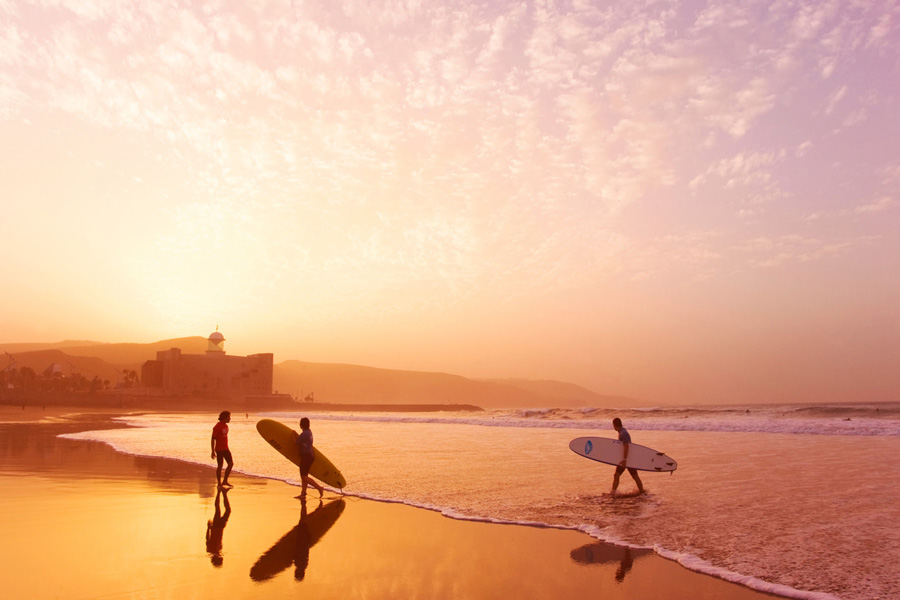
#> input picture AulaIA_imagenes/Cicer2.jpg, 900 x 600 px
$ python test-pixels-aleatorio.py
#> lines starting #> are read from the running program, lines starting #| are printed output that depends on the picture; after the words box and inside, x2 and y2 are one past the last pixel; in counts of white or black regions, pixels touching at a corner belong together
import cv2
import numpy as np

# nombre de la imagen a mostrar
nombre_imagen = '../AulaIA_imagenes/Cicer2.jpg'

# lectura de la imagen desde disco
imagen = cv2.imread(nombre_imagen)
#> imagen is the input picture: shape (600, 900, 3); mean B, G, R 143.6, 174, 226.8

# comprobar si la imagen se ha leído bien
if imagen is None:
    print('Error leyendo imagen !!!!')
    exit(0)

alto, ancho, componentes = imagen.shape
#> alto = 600; ancho = 900; componentes = 3

print('Alto de la imagen: {}'.format(alto))
#| Alto de la imagen: 600
print('Ancho de la imagen: {}'.format(ancho))
#| Ancho de la imagen: 900
print('Número componentes: {}'.format(componentes))
#| Número componentes: 3


def pintaMarciano(xIni, yIni, color):

#> called with xIni = 704, yIni = 67, color = (117, 192, 67)
    for x in range(xIni+10, xIni + 90):
        for y in range(yIni-20, yIni):
            imagen[y, x, 0] = color[0]
            imagen[y, x, 1] = color[1]
            imagen[y, x, 2] = color[2]
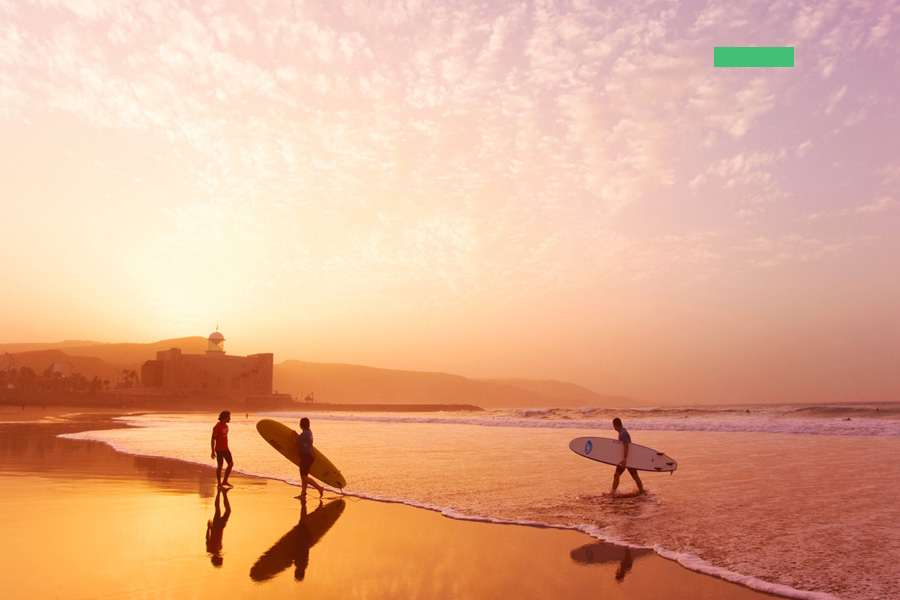
#> imagen: shape (600, 900, 3); 0.3% of pixels changed, all inside (x1, y1, x2, y2) = (714, 47, 794, 67)

    for x in range(xIni, xIni + 100):
        for y in range(yIni, yIni + 100):
            imagen[y, x, 0] = color[0]
            imagen[y, x, 1] = color[1]
            imagen[y, x, 2] = color[2]
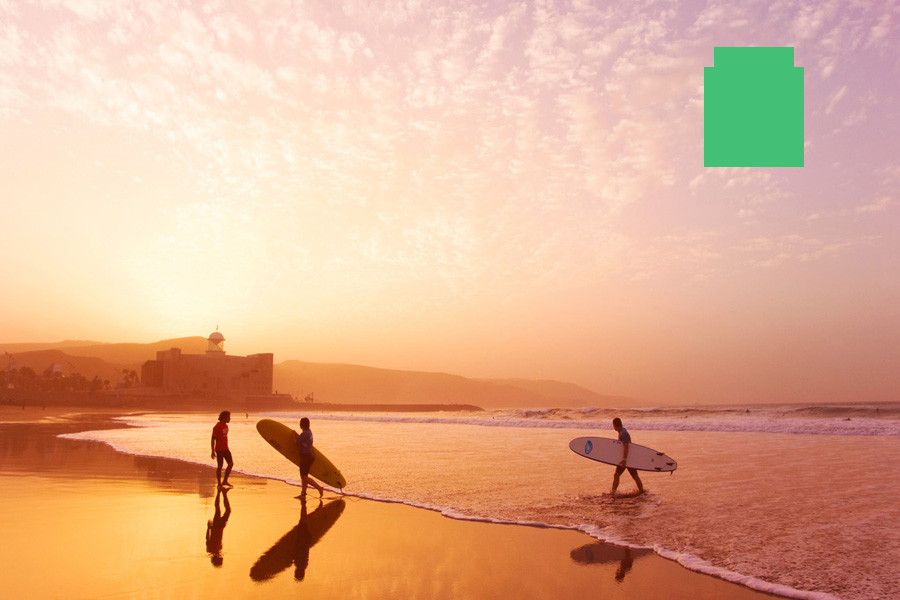
#> imagen: shape (600, 900, 3); 1.85% of pixels changed, all inside (x1, y1, x2, y2) = (704, 67, 804, 167)

    for x in range(xIni + 10, xIni + 30):
        for y in range(yIni + 20, yIni + 40):
            imagen[y, x, 0] = 255
            imagen[y, x, 1] = 255
            imagen[y, x, 2] = 255
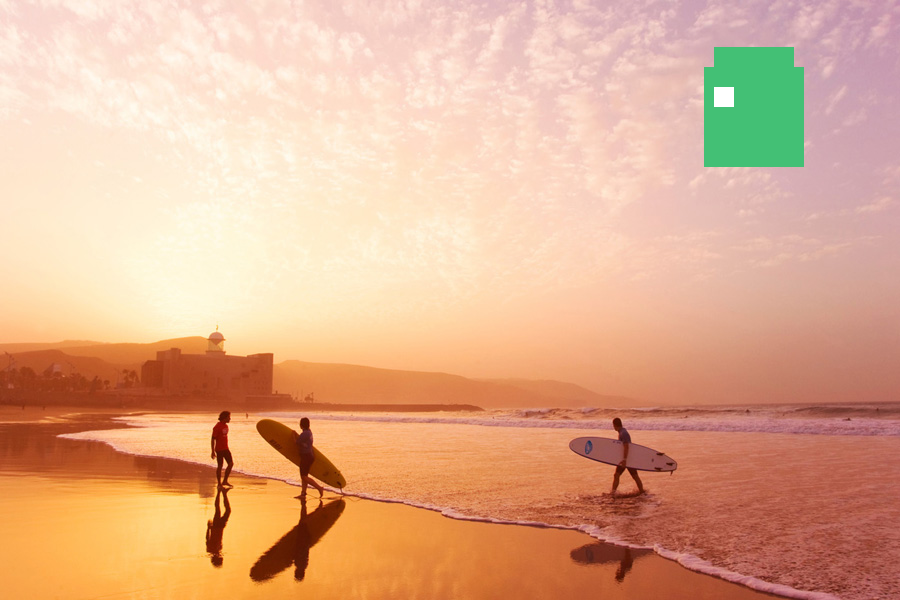
#> imagen: shape (600, 900, 3); 0.07% of pixels changed, all inside (x1, y1, x2, y2) = (714, 87, 734, 107)

    for x in range(xIni + 70, xIni + 90):
        for y in range(yIni + 20, yIni + 40):
            imagen[y, x, 0] = 255
            imagen[y, x, 1] = 255
            imagen[y, x, 2] = 255
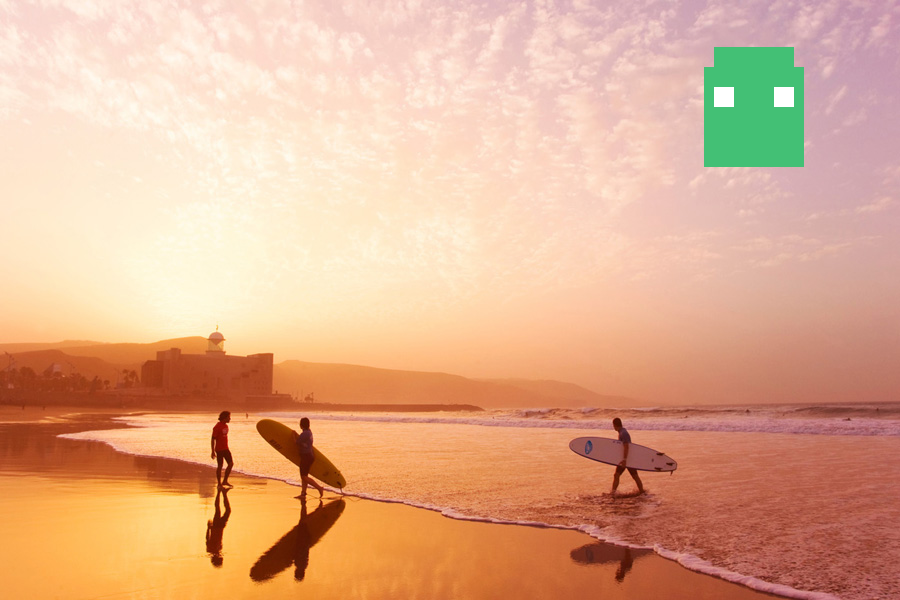
#> imagen: shape (600, 900, 3); 0.07% of pixels changed, all inside (x1, y1, x2, y2) = (774, 87, 794, 107)

    for x in range(xIni + 30, xIni + 70):
        for y in range(yIni + 60, yIni + 80):
            imagen[y, x, 0] = 255
            imagen[y, x, 1] = 255
            imagen[y, x, 2] = 255
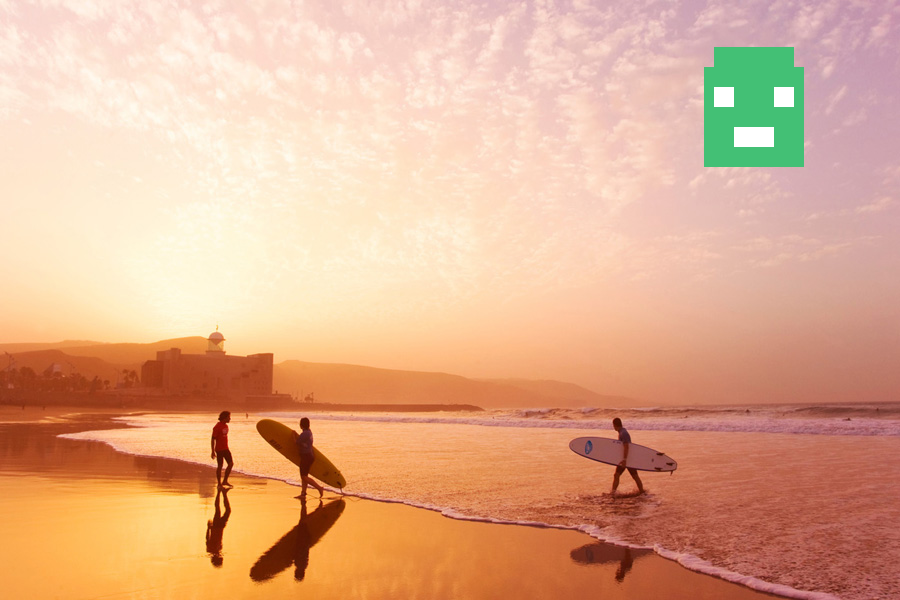
#> imagen: shape (600, 900, 3); 0.15% of pixels changed, all inside (x1, y1, x2, y2) = (734, 127, 774, 147)

imagenOriginal = np.copy(imagen)
while True:
    imagen = np.copy(imagenOriginal)

    xInicial = np.random.randint(20, 790)
    yInicial = np.random.randint(20, 490)
    r = np.random.randint(0, 256)
    g = np.random.randint(0, 256)
    b = np.random.randint(0, 256)

    pintaMarciano(xInicial, yInicial, (r, g, b))
    cv2.imshow('Imagen', imagen)

    tecla = cv2.waitKey(500)
#> (key q is pressed here)
    if tecla == 0xFF & ord('q'):
        break
